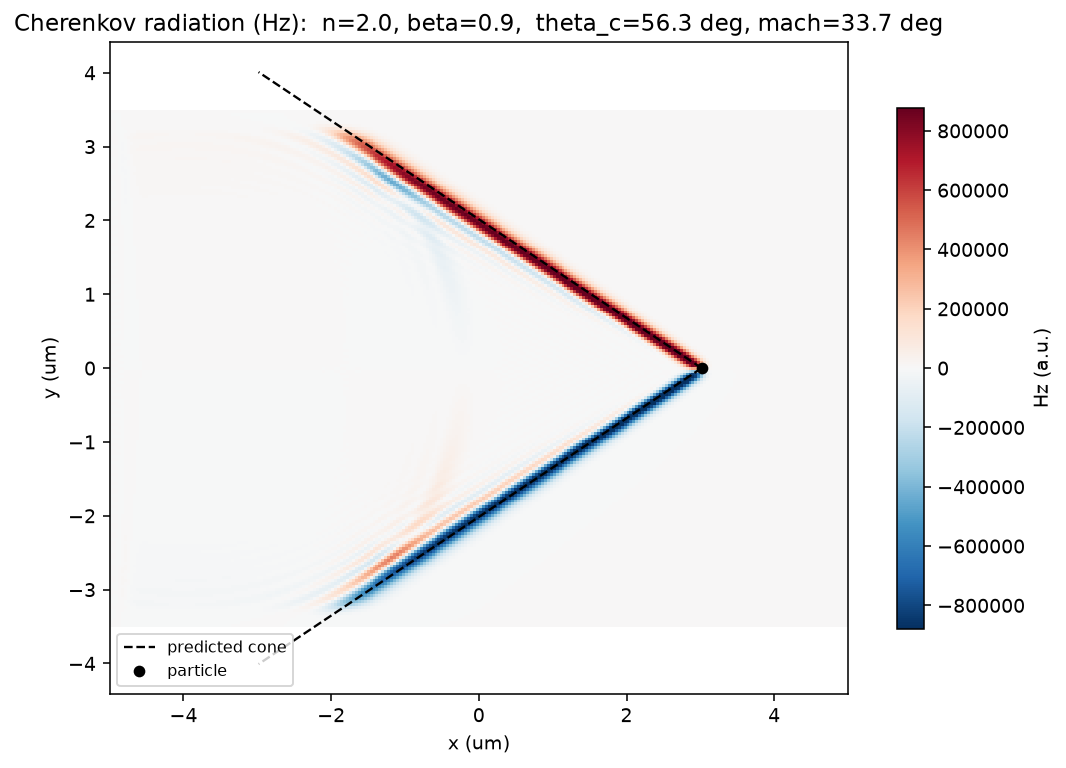

The script that saved this image:
"""Example 4: Cherenkov radiation from a fast charged particle.

A point charge is fired through a uniform dielectric (refractive index n = 2)
at v = 0.9 c. Because the particle outruns the local phase velocity c/n
(n*beta = 1.8 > 1), it radiates a Cherenkov shock cone: the electromagnetic
analogue of a sonic boom.

The radiation propagates at the Cherenkov angle theta_c = arccos(1/(n*beta))
to the trajectory, so the visible wavefront (Mach) cone makes a half-angle
mu = arcsin(1/(n*beta)) with the path. We overlay that predicted cone on the
simulated out-of-plane magnetic field Hz; the two coincide.

An in-plane velocity drives the in-plane electric field, so the radiation lives
in the (Ex, Ey, Hz) polarisation - we visualise Hz.
"""
import matplotlib
matplotlib.use("Agg")
import matplotlib.pyplot as plt
import numpy as np
import photonfdtd as pf

n = 2.0                       # dielectric index (phase velocity c/n)
beta = 0.9                    # particle speed in units of c  ->  n*beta = 1.8
Lx, Ly = 10e-6, 7e-6
dx = 40e-9

grid = pf.Grid(size=(Lx, Ly), cell_size=dx, pml_layers=(14, 14, 0))

# Fill the whole domain with the dielectric.
medium = pf.Box(center=(0.0, 0.0), size=(3 * Lx, 3 * Ly),
                medium=pf.Medium.from_index(n))

# A charge launched from the left, travelling in +x. The charge value only sets
# the field amplitude (Maxwell is linear); we pick a large value for O(1) fields.
particle = pf.ChargedParticle(
    charge=2e-9,
    velocity=(beta * pf.C_0, 0.0),
    start=(-4e-6, 0.0),
)

t_snap = 26e-15
mon = pf.FieldMonitor(name="snap", components=("Hz",), times=[t_snap])

sim = pf.Simulation(grid, structures=[medium], sources=[particle],
                    monitors=[mon], run_time=30e-15)
res = sim.run()

Hz = res.fields["snap"]["Hz"][0, :, :, 0]               # (nx, ny)
x_um = grid.coords[0] * 1e6
y_um = grid.coords[1] * 1e6

# Particle position at the snapshot, and the predicted Mach cone.
x_p = particle.position_at(res.monitor_times["snap"][0])[0]
mu = particle.mach_angle(n)
theta_c = particle.cherenkov_angle(n)

vmax = np.percentile(np.abs(Hz), 99.5)
fig, ax = plt.subplots(figsize=(8.0, 5.6))
im = ax.pcolormesh(x_um, y_um, Hz.T, cmap="RdBu_r",
                   vmin=-vmax, vmax=vmax, shading="auto")
# Predicted Mach cone, trailing behind the particle.
x_line = np.array([x_p, x_p - 6e-6])
for sgn in (+1.0, -1.0):
    ax.plot(x_line * 1e6, sgn * (x_p - x_line) * np.tan(mu) * 1e6,
            "k--", lw=1.2, label="predicted cone" if sgn > 0 else None)
ax.plot(x_p * 1e6, 0.0, "ko", ms=5, label="particle")
ax.set_aspect("equal")
ax.set_xlabel("x (um)")
ax.set_ylabel("y (um)")
ax.set_title(f"Cherenkov radiation (Hz):  n={n}, beta={beta},  "
             f"theta_c={np.degrees(theta_c):.1f} deg, mach={np.degrees(mu):.1f} deg")
ax.legend(loc="lower left", fontsize=8)
fig.colorbar(im, ax=ax, shrink=0.8, label="Hz (a.u.)")
fig.tight_layout()
out = "04_cherenkov.png"
fig.savefig(out, dpi=140, bbox_inches="tight")
print(f"saved {out}")
